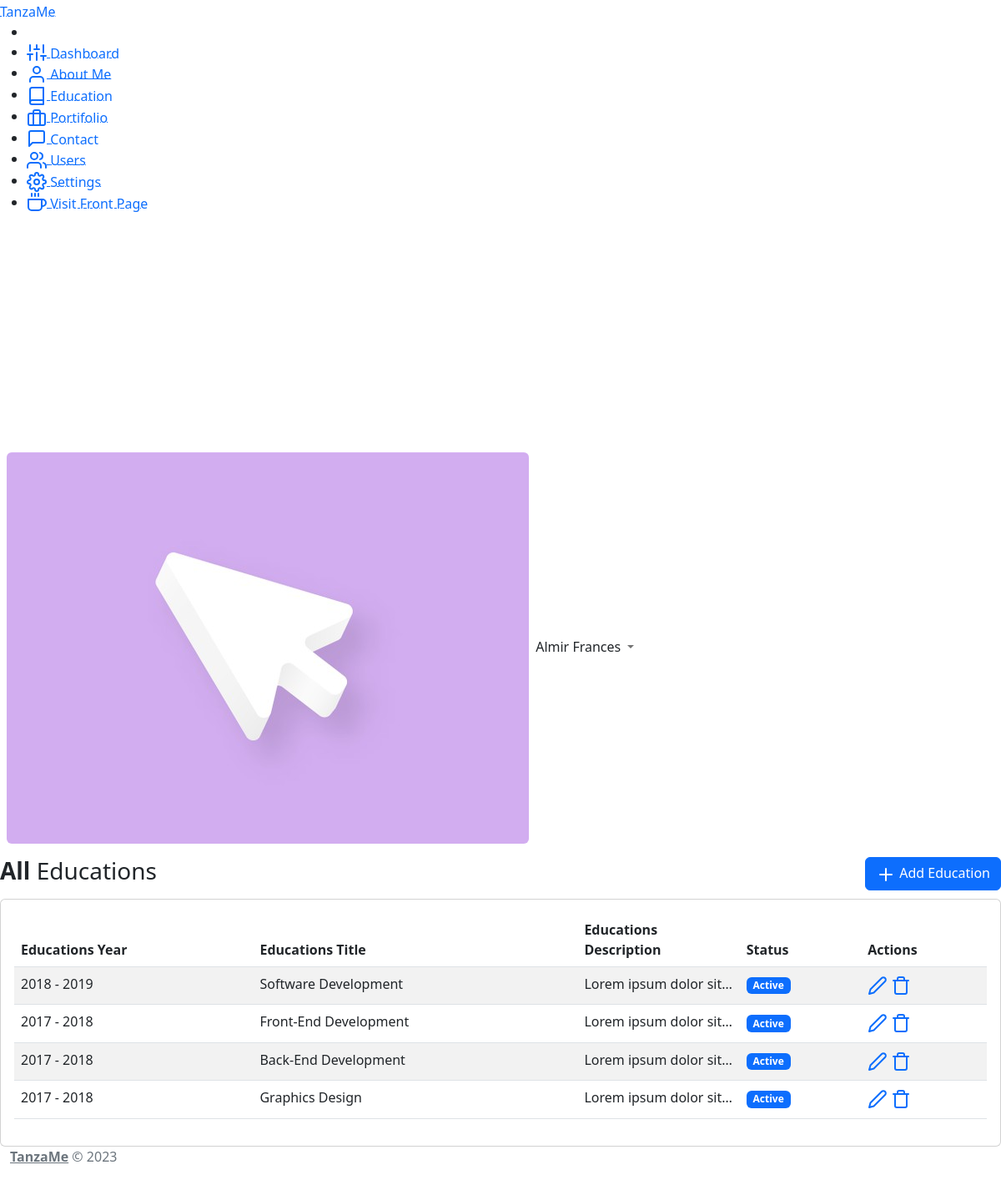
The app's page /admin/education.php (signed in) with its own data.
### tables this page shows
CREATE TABLE `site_settings` (
  `settings_id` int(11) NOT NULL AUTO_INCREMENT,
  `site_name` varchar(100) NOT NULL,
  `site_description` text NOT NULL,
  `site_logo` varchar(100) NOT NULL,
  `email_from` varchar(255) NOT NULL,
  `email_from_title` varchar(255) NOT NULL,
  `seo_meta_title` varchar(100) NOT NULL,
  `seo_meta_tags` varchar(100) NOT NULL,
  `seo_meta_description` varchar(250) NOT NULL,
  PRIMARY KEY (`settings_id`)
);

CREATE TABLE `education` (
  `education_id` int(11) NOT NULL AUTO_INCREMENT,
  `education_year` varchar(255) NOT NULL,
  `education_title` varchar(255) NOT NULL,
  `education_desc` text NOT NULL,
  `education_status` varchar(11) NOT NULL,
  PRIMARY KEY (`education_id`)
);

### config/functions.php (called while the page is built, shortened)
<?php
	function clean($str)
	{
	    $data = htmlspecialchars(strip_tags(trim($str)));
	    return $data;
	}
?>

### admin/education.php (the view, shortened to what this page needs)
<?php include_once('../template/admin/header.php'); ?>
<?php include_once('../template/admin/sidebar.php'); ?>
<?php include_once('../template/admin/navbar.php'); ?>
<main class="content">
	<div class="container-fluid p-0">
		<div class="row">
			<div class="col-md-6">
				<h1 class="h3 mb-3"><strong>All</strong> Educations</h1>
			</div>
			<div class="col-md-6 text-md-end">
				<a href="add-education.php" class="btn btn-pill btn-primary float-right"><i class="align-middle"
						data-feather="plus"></i> Add Education</a>
			</div>
		</div>
		<div class="card">
			<div class="card-body">
				<table class="table dataTable table-striped table-hover">
					<thead>
						<tr>
							<th>Educations Year</th>
							<th>Educations Title</th>
							<th>Educations Description</th>
							<th>Status</th>
							<th>Actions</th>
						</tr>
					</thead>
					<tbody>
						<?php
			                $statement = $conn->prepare('SELECT * FROM education ORDER BY education_id DESC');
			                $statement->execute();
			                $education = $statement->fetchAll(PDO::FETCH_ASSOC);
			                foreach ($education as $education) {
			                ?>
						<tr>
							<td><?php echo clean($education['education_year']); ?></td>
							<td><?php echo clean($education['education_title']); ?></td>
							<td class="col-2 text-truncate" style="max-width: 150px;">
								<?php echo clean($education['education_desc']); ?></td>
							<td><?php echo ($education['education_status'] == 1) ? "<span class='badge bg-primary me-1 my-1'>Active</span>" : "<span class='badge bg-danger me-1 my-1'>Disabled <span>"; ?>
							</td>
							<td>
								<a href="edit-education.php?edit=<?php echo clean($education['education_id']); ?>"><i
										class="align-middle" data-feather="edit-2"></i></a>
								<?php if($education['education_id'] != 1){ ?>
								<a href="#"
									data-href="education.php?delete=<?php echo clean($education['education_id']); ?>"
									data-bs-toggle="modal" data-bs-target="#confirm-delete"><i class="align-middle"
										data-feather="trash"></i></a>
								<?php } ?>
							</td>
						</tr>
						<?php } ?>
					</tbody>
				</table>
			</div>
		</div>
</main>
<?php include_once('../template/admin/footer.php'); ?>

### template/admin/header.php (shortened to what this page needs)
<?php
    include("../config/database.php");
    include("../config/functions.php");
?>
<?php
    $statement = $conn->prepare("SELECT * FROM site_settings");
    $statement->execute();
    $result = $statement->fetch(PDO::FETCH_ASSOC);
    extract($result);
?>
<!DOCTYPE html>
<html lang="en">
<head>
	<link href="../assets/css/app.css" rel="stylesheet">
	<link href="../assets/plugins/toastr/toastr.min.css" rel="stylesheet">
	<link href="../assets/css/custom.css" rel="stylesheet">
</head>
<body>
	<div class="wrapper">

### template/admin/sidebar.php
<nav id="sidebar" class="sidebar js-sidebar">
	<div class="sidebar-content js-simplebar">
		<a class="sidebar-brand" href="dashboard.php">
			<span class="align-middle"><?php echo clean($site_name); ?></span>
		</a>
		<?php $page = substr($_SERVER["SCRIPT_NAME"],strrpos($_SERVER["SCRIPT_NAME"],"/")+1); ?>
		<ul class="sidebar-nav">
			<li class="sidebar-header">
			</li>
			<li class="sidebar-item <?php if($page=="dashboard.php"){echo "active";} ?>">
				<a class="sidebar-link" href="dashboard.php">
					<i class="align-middle" data-feather="sliders"></i> <span class="align-middle">Dashboard</span>
				</a>
			</li>
			<li class="sidebar-item <?php if($page=="aboutme.php"){echo "active";} ?>">
				<a class="sidebar-link" href="about.php">
					<i class="align-middle" data-feather="user"></i> <span class="align-middle">About Me</span>
				</a>
			</li>
			<li class="sidebar-item <?php if($page=="education.php"){echo "active";} ?>">
				<a class="sidebar-link" href="education.php">
					<i class="align-middle" data-feather="book"></i> <span class="align-middle">Education</span>
				</a>
			</li>
			<li class="sidebar-item <?php if($page=="portifolio.php"){echo "active";} ?>">
				<a class="sidebar-link" href="portifolio.php">
					<i class="align-middle" data-feather="briefcase"></i> <span class="align-middle">Portifolio</span>
				</a>
			</li>
			<li class="sidebar-item <?php if($page=="contact.php"){echo "active";} ?>">
				<a class="sidebar-link" href="contact.php">
					<i class="align-middle" data-feather="message-square"></i> <span class="align-middle">Contact</span>
				</a>
			</li>
			<li class="sidebar-item <?php if($page=="users.php"){echo "active";} ?>">
				<a class="sidebar-link" href="users.php">
					<i class="align-middle" data-feather="users"></i> <span class="align-middle">Users</span>
				</a>
			</li>
			<li class="sidebar-item <?php if($page=="settings.php"){echo "active";} ?>">
				<a class="sidebar-link" href="settings.php">
					<i class="align-middle" data-feather="settings"></i> <span class="align-middle"> Settings</span>
				</a>
			</li>
			<li class="sidebar-item">
			<a class="sidebar-link" href =" #/">
					<i class="align-middle" data-feather="coffee"></i> <span class="align-middle"> Visit Front Page</span>
				</a>
			</li>
		</ul>
	</div>
</nav>

### template/admin/navbar.php (shortened to what this page needs)
<div class="main">
	<nav class="navbar navbar-expand navbar-light navbar-bg">
		<div class="navbar-collapse collapse">
			<ul class="navbar-nav navbar-align">
				<li class="nav-item dropdown">
					<a class="nav-link dropdown-toggle d-none d-sm-inline-block" href="#" data-bs-toggle="dropdown">
						<img src="../storage/profile/<?php echo clean($_SESSION['user']['user_photo']); ?>" class="avatar img-fluid rounded me-1" alt="Charles Hall" /> <span class="text-dark"><?php echo clean($_SESSION['user']['user_full_name']); ?></span>
					</a>
				</li>
			</ul>
		</div>
	</nav>

### template/admin/footer.php (shortened to what this page needs)
<footer class="footer">
	<div class="container-fluid">
		<div class="row text-muted">
			<div class="col-6 text-start">
				<p class="mb-0">
					<a class="text-muted" href="" target="_blank"><strong><?php echo clean($site_name); ?></strong></a>
					&copy; <?php echo date('Y'); ?>
				</p>
			</div>
			<div class="col-6 text-end">
				<ul class="list-inline">
				</ul>
			</div>
		</div>
	</div>
</footer>
</div>
</div>
</body>
</html>

### assets/css/custom.css (style rules this page uses)
.table { width: 100% !important; }
.card { width: 100%; }

### records on screen
site_settings: site_name "TanzaMe"
education: education_year "2018 - 2019", education_title "Software Development", education_desc "Lorem ipsum dolor sit…", education_status "Active"
education: education_year "2017 - 2018", education_title "Front-End Development", education_desc "Lorem ipsum dolor sit…", education_status "Active"
education: education_year "2017 - 2018", education_title "Back-End Development", education_desc "Lorem ipsum dolor sit…", education_status "Active"
education: education_year "2017 - 2018", education_title "Graphics Design", education_desc "Lorem ipsum dolor sit…", education_status "Active"

### other values on screen
$_SESSION['user']['user_full_name'] "Almir Frances"
